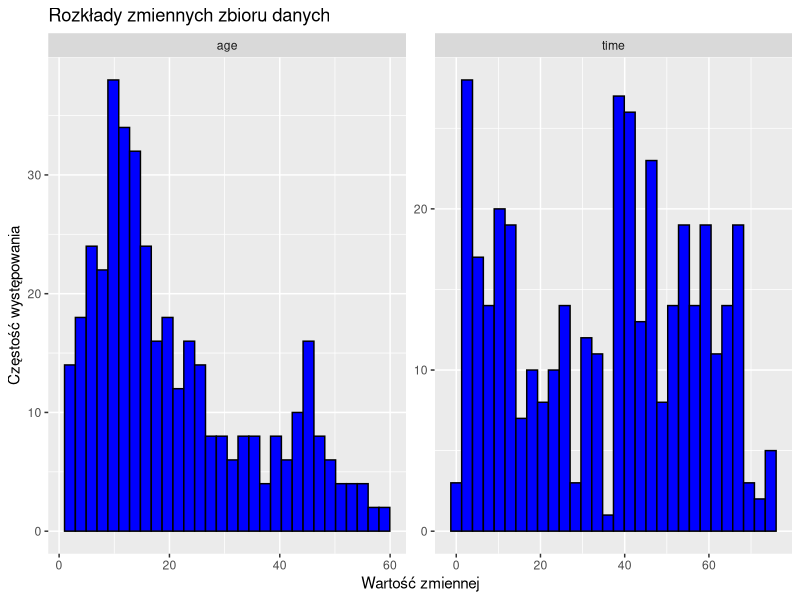
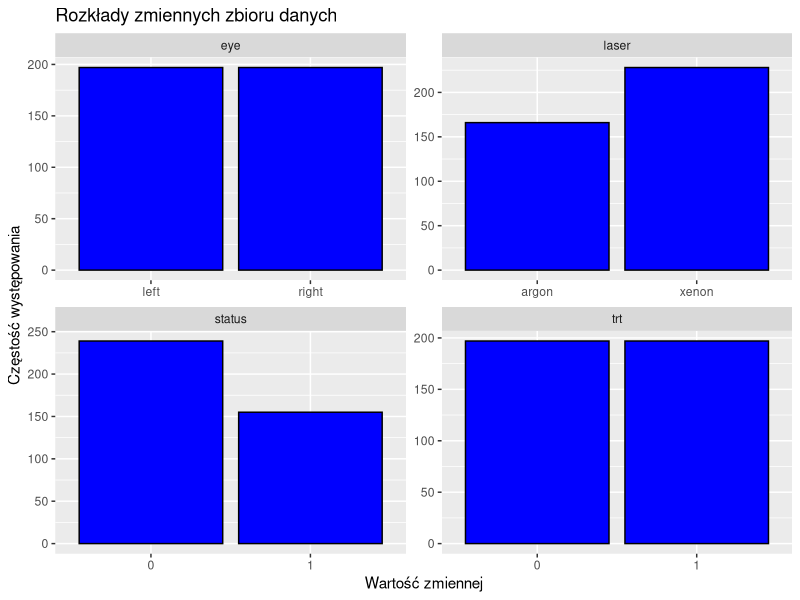
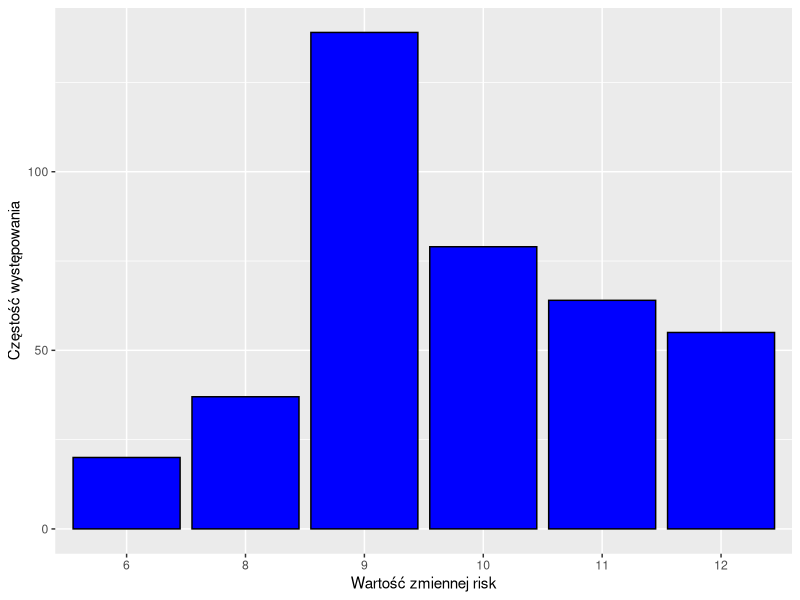
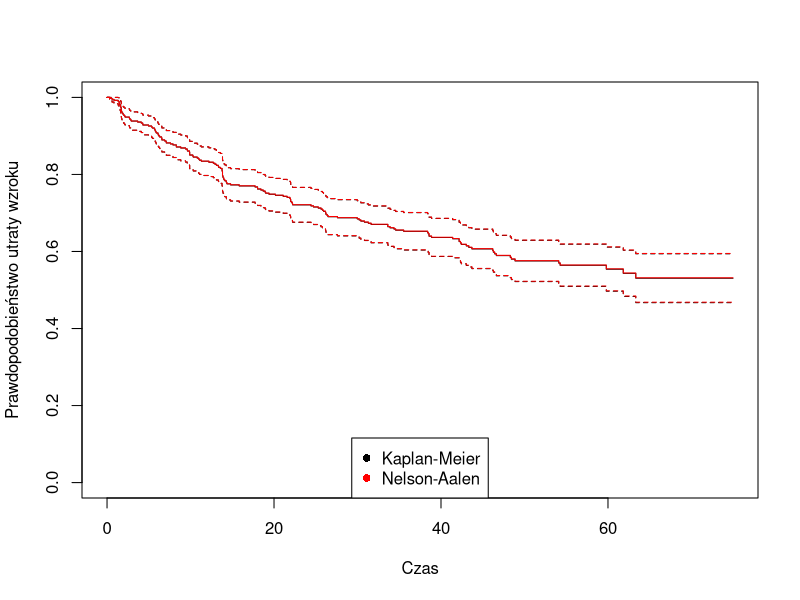
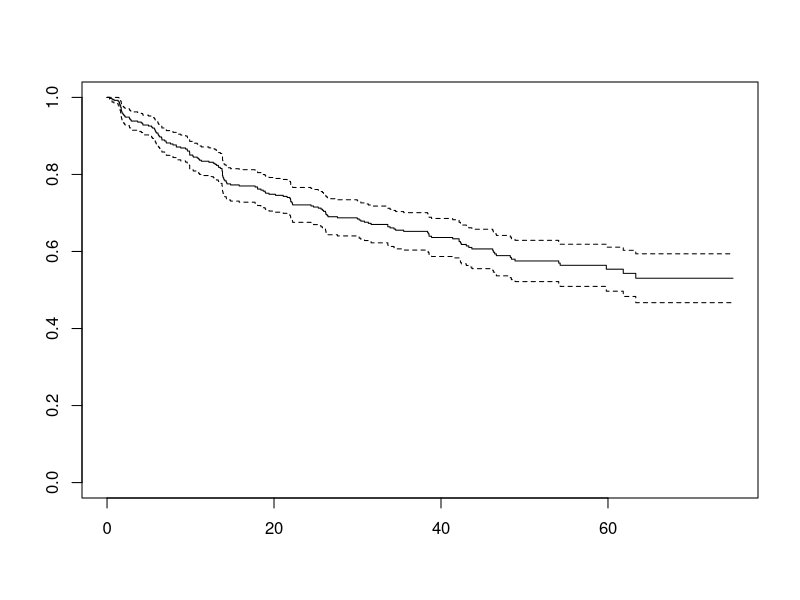
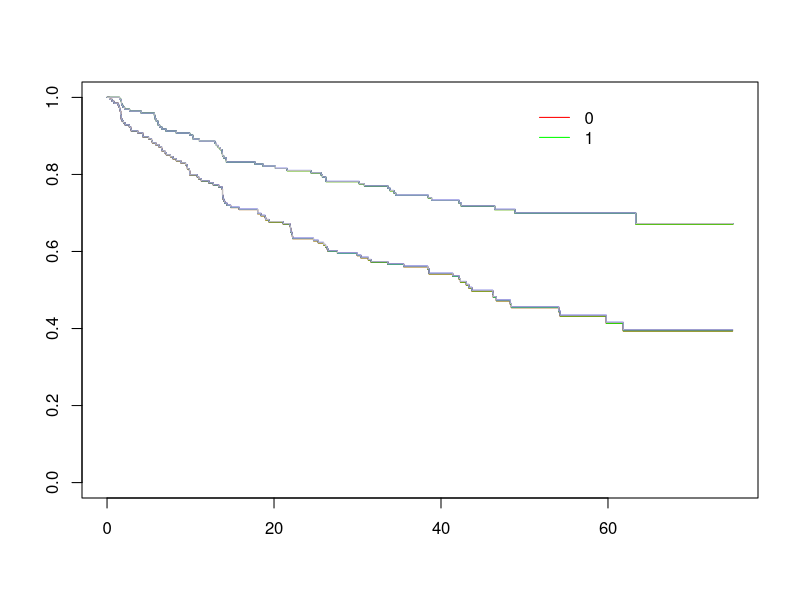
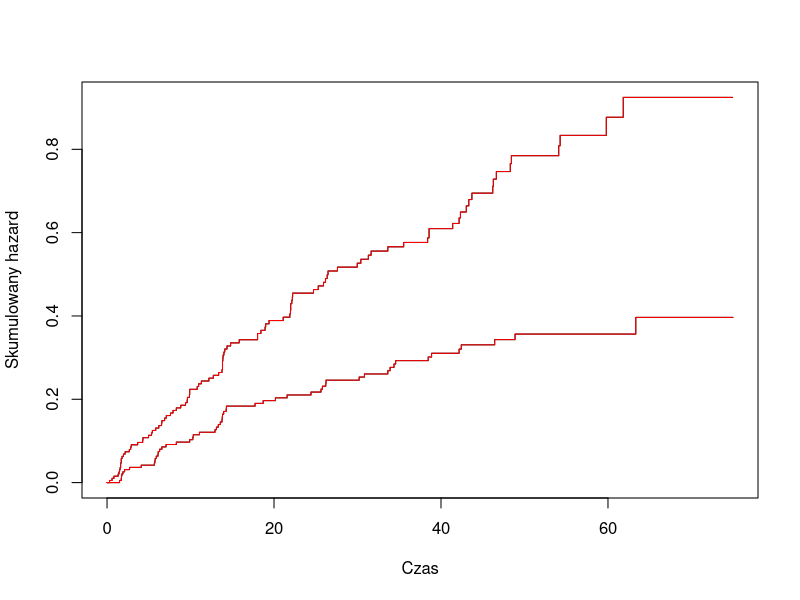
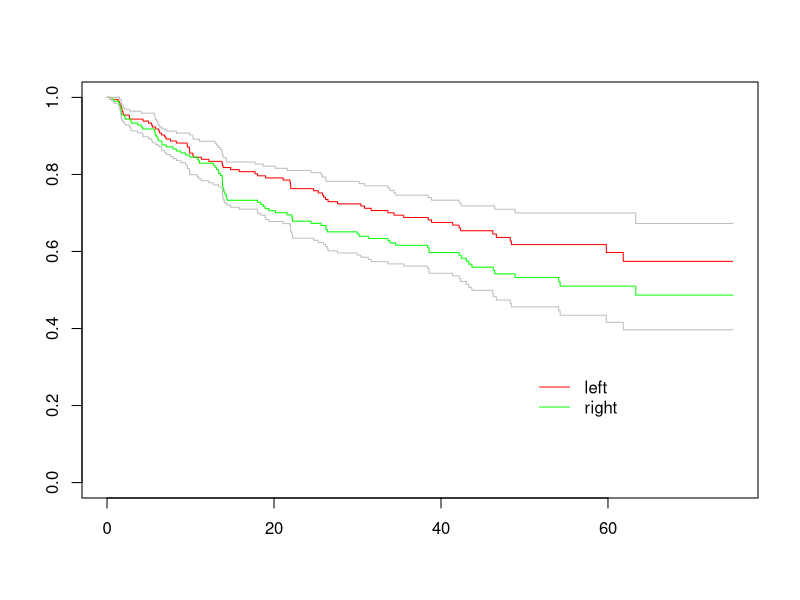

Generate these figures, in order, with R:
## ---- chunk 1
library(survival)
library(survMisc)
library(gtools)
library(ggplot2)
library(dplyr)
library(tidyr)
## ---- chunk 2
diabetic <- survival::diabetic

summary(diabetic)
## ---- chunk 3

diabetic <- diabetic %>% mutate(trt = as.factor(as.character(trt)), risk = as.factor(risk))

## ---- chunk 4

diabetic.plot.hist = diabetic %>% dplyr::select(c(age, time))

plot1 <- ggplot(gather(diabetic.plot.hist), aes(x = value)) +  
  geom_histogram(colour = 1, fill = "blue", bins = 30)+
  ggtitle("Rozkłady zmiennych zbioru danych")+
  ylab("Częstość występowania")+
  xlab("Wartość zmiennej")+
  facet_wrap(~ key, scales = "free", ncol = 2)
plot1

diabetic.plot.bar = diabetic %>% dplyr::select(c(laser, eye, trt, status))

plot2 <- ggplot(gather(diabetic.plot.bar), aes(x = value)) +  
  geom_bar(colour = 1, fill = "blue")+
  ggtitle("Rozkłady zmiennych zbioru danych")+
  ylab("Częstość występowania")+
  xlab("Wartość zmiennej")+
  facet_wrap(~ key, scales = "free", ncol = 2)
plot2

ggplot(as.data.frame(table(diabetic$risk)), aes(x=Var1, y = Freq)) + geom_col(colour = 1, fill = "blue")+
    ylab("Częstość występowania")+
    xlab("Wartość zmiennej risk")

rm(diabetic.plot.bar)
rm(diabetic.plot.hist)
## ---- chunk 5
mod.1 <- survfit(Surv(time, status) ~ 1, conf.type="plain", data=diabetic)
mod.2 <- survfit(Surv(time, status) ~ 1, conf.type="plain", type="fleming-harrington", data=diabetic)

plot(mod.1, xlab="Czas", ylab="Prawdopodobieństwo utraty wzroku", col = 'black', pch=16)
lines(mod.2, col="red", pch=16)
legend(x = 'bottom', legend = c('Kaplan-Meier','Nelson-Aalen'), col = c('black','red'), pch=16)
## ---- chunk 6
km = survfit(Surv(time, status) ~ 1, conf.type="plain", data=diabetic)
summary(km)
plot(km)

km = survfit(Surv(time, status) ~ trt, conf.type="plain", data=diabetic)
summary(km)
plot(km, col=c("red","green"))
legend(50,1,unique(diabetic$trt),lty=1, col=c("red","green"),bty="n")
#plot(km, fun="cumhaz",xlab="Czas", ylab="Skumulowany hazard")

km1=survfit(Surv(time,status)~trt,conf.type="log", data=diabetic)
lines(km1, col="red")
km2=survfit(Surv(time,status)~trt,conf.type="log-log", data=diabetic)
lines(km2, col="green")

#estymator Nelsona-Aalena
Nels=survfit(Surv(time,status) ~ trt, conf.type ="log-log", type="fleming-harrington",data=diabetic) # estymator NA
summary(Nels)
lines(Nels,col="blue")
Nels2=survfit(Surv(time,status) ~ trt, conf.type ="plain", type="fleming-harrington",data=diabetic) # estymator NA
lines(Nels2,col="grey")

# wykres funkcji skumulowanego hazardu
plot(km1, fun="cumhaz",xlab="Czas", ylab="Skumulowany hazard")
lines(Nels2, fun="cumhaz",col="red")

# wykres funkcji trwania dla grup 
km = survfit(Surv(time, status) ~ eye, conf.type="plain", data=diabetic) # estymator KM
summary(km)
plot(km, col=c("red","green"))
legend(50,0.3,c("left","right"),lty=1, col=c("red","green"),bty="n")

diabetic$age_q <- quantcut(diabetic$age,q=4)

test=survdiff(Surv(time, status) ~ laser, data=diabetic, rho=1) # test Peto i Peto
test # wniosek: zmienna sex jest istotnym predyktorem (na poziomie istotności alfa=0,05)
test=survdiff(Surv(time, status) ~ laser, rho=0, data=diabetic) # test log-rank
test

test=survdiff(Surv(time, status) ~ age_q, data=diabetic, rho=1) # test Peto i Peto
test # wniosek: zmienna sex jest istotnym predyktorem (na poziomie istotności alfa=0,05)
test=survdiff(Surv(time, status) ~ age_q, rho=0, data=diabetic) # test log-rank
test

test=survdiff(Surv(time, status) ~ trt, data=diabetic, rho=1) # test Peto i Peto
test # wniosek: zmienna sex jest istotnym predyktorem (na poziomie istotności alfa=0,05)
test=survdiff(Surv(time, status) ~ trt, rho=0, data=diabetic) # test log-rank
test

test=survdiff(Surv(time, status) ~ risk, data=diabetic, rho=1) # test Peto i Peto
test # wniosek: zmienna sex jest istotnym predyktorem (na poziomie istotności alfa=0,05)
test=survdiff(Surv(time, status) ~ risk, rho=0, data=diabetic) # test log-rank
test

test=survdiff(Surv(time, status) ~ eye, data=diabetic, rho=1) # test Peto i Peto
test # wniosek: zmienna sex jest istotnym predyktorem (na poziomie istotności alfa=0,05)
test=survdiff(Surv(time, status) ~ eye, rho=0, data=diabetic) # test log-rank
test



Nels2=survfit(Surv(time, status) ~ trt, conf.type ="plain", type="fleming-harrington",data=diabetic) # estymator NA
lines(Nels2,col="grey")
## ---- chunk 7
t1=survfit(Surv(time, status) ~ trt,data=diabetic)
comp(ten(t1),p=c(0,1,1,0.5,0.5),q=c(1,0,1,0.5,2)) # różne wagi w testach Fleminga-Harringtona
# jako druga lista w przypadku zmiennej dychotomicznej są wyświetlane testy Renyi
#kategoryzacja zmiennej według kwantyli i porównywanie krzywych przeżycia dla grup kwartylowych
t2 = ten(t1)
comp(t2,p=c(0,1,1,0.5,0.5),q=c(1,0,1,0.5,2))
b = attr(t2, "lrt") #lrw - obliczenia pomocnicze, lrt - test wilcoxona, sup - test supremum (kołmogorowa, typu reni), tft - testy dla trendu dla zmiennej w skali porządkowej
c = attr(t2, "sup")
cbind(b$W, b$pNorm, c$pSupBr)
## ---- chunk 8
Cox=coxph(Surv(time, status)~laser+age+eye+trt+risk, data=diabetic)
summary(Cox)
library(MASS)
stepAIC(Cox,direction="backward")

Cox=coxph(Surv(time, status)~eye + trt + risk, data=diabetic)
summary(Cox)

rsq(Cox)

Prop=cox.zph(Cox,transform="identity") # weryfikacja za?o?enia proporcjonalno?ci
print(Prop)
plot(Prop)

#H0 - hazard jest proporcjonalny dla danej zmiennej w czasie

Prop=cox.zph(Cox,transform="rank") # weryfikacja za?o?enia proporcjonalno?ci
print(Prop)

Prop=cox.zph(Cox,transform="km") # weryfikacja za?o?enia proporcjonalno?ci
print(Prop)

reszty=resid(Cox, type="scaledsch") # graficzna weryfikacja za?o?enia proporcjonalno?ci
Time=as.numeric(rownames(reszty))
zmienne=c('eye','trt','risk')
for (i in 1:3) 
{plot(log(Time), reszty[,i], xlab="ln(Czas)",main=zmienne[i],
      ylab="Skalowane reszty Schoenfelda",pch=20, cex=0.7)
  lines( smooth.spline(log(Time), reszty[,i] ), lwd=3 )
}
## ---- chunk 9
deviance=residuals(Cox,type="deviance")# jednostki odstaj?ce
s=Cox$linear.predictors
plot(s,deviance,xlab="Liniowy predyktor",ylab="Reszty odchyle?",cex=0.5, pch=20)
abline(h=3,lty=3)
diabetic$deviance=deviance
c1=which(diabetic$deviance>3)
## ---- chunk 10
dfb=residuals(Cox,type="dfbeta")
n=dim(dfb)[1]
obs.nr=c(1:n)
for (j in 1:3) {
  plot(obs.nr,dfb[,j],xlab="Numer jednostki",ylab="Przyrost oceny parametru",
      main=zmienne[j])
  }
a1=which(dfb[,1]>(0.004)) #usun?? te jednostki
a2=which(abs(dfb[,2])>(0.06))
a3=which(abs(dfb[,3])>(0.1))
## ---- chunk 11
c=sort(unique(c(a1,a2,a3,c1)))
dane1=diabetic[-c,] #zredukowany zbi?r
Cox2<-coxph(Surv(time, status)~eye + trt + risk, data=dane1)
stepAIC(Cox2,direction="backward")
